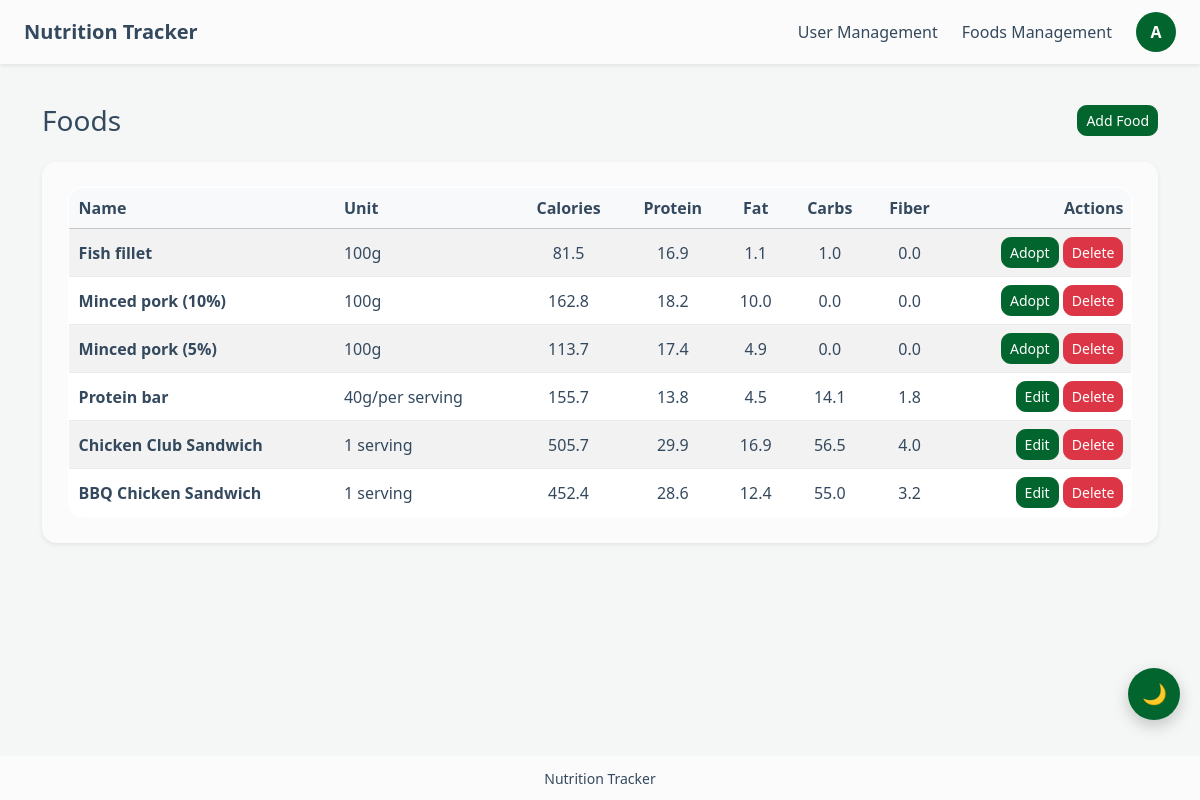
Before: /foods/ (signed in) with the older database file.
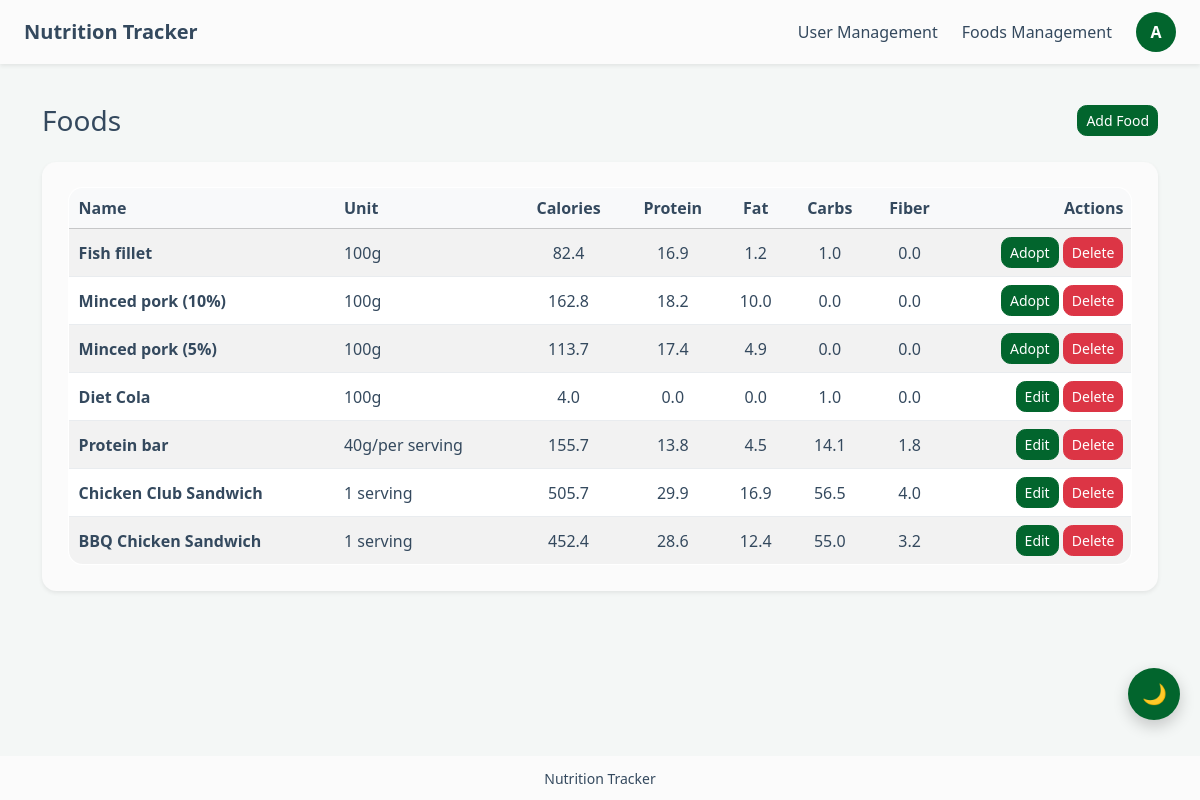
After: the same page with the newer database file.
### tracker/models.py (models this page shows, shortened)
class Food(models.Model):
    user = models.ForeignKey(settings.AUTH_USER_MODEL, on_delete=models.CASCADE, related_name='foods')
    name = models.CharField(max_length=120)
    unit = models.CharField(max_length=30, default='100g', help_text='e.g. 100g, serving, piece')
    calories = models.FloatField()
    protein = models.FloatField(default=0)
    fat = models.FloatField(default=0)
    carbohydrates = models.FloatField(default=0)
    fiber = models.FloatField(default=0)
    created_at = models.DateTimeField(auto_now_add=True)
    class Meta:
        ordering = ['name']
        unique_together = ('user', 'name')

### tracker/views.py (the view)
# urls.py: path('foods/', views.food_list, name='food_list'),
@login_required
def food_list(request):
    foods = Food.objects.filter(user=request.user)
    admin_user = User.objects.filter(is_superuser=True).first()
    if(admin_user):
        foods = Food.objects.filter(
            Q(user=request.user) | Q(user=admin_user)
        ).annotate(
            sort_priority=Case(
                When(user=request.user, then=Value(0)),
                When(user=admin_user, then=Value(1)),
                default=Value(2),
                output_field=IntegerField(),
            )
        ).order_by('sort_priority', '-id')
    return render(request, 'tracker/food_list.html', {'foods': foods})

### tracker/templates/tracker/food_list.html (shortened to what this page needs)
{% extends 'tracker/base.html' %}
{% block content %}
<div class="d-flex flex-column gap-4">
    <section class="d-flex flex-column flex-md-row justify-content-between align-items-md-center gap-3">
        <h1 class="h3 mb-0">Foods</h1>
        <button class="btn btn-primary btn-sm" type="button" onclick="openModal('{% url 'food_create' %}')">Add Food</button>
    </section>
    <div class="card shadow-sm border-0">
        <div class="card-body">
            {% if foods %}
            <div class="table-responsive">
                <table class="table table-striped table-hover align-middle mb-0">
                    <thead class="table-light">
                        <tr>
                            <th>Name</th>
                            <th>Unit</th>
                            <th class="text-center">Calories</th>
                            <th class="text-center">Protein</th>
                            <th class="text-center">Fat</th>
                            <th class="text-center">Carbs</th>
                            <th class="text-center">Fiber</th>
                            <th class="text-end">Actions</th>
                        </tr>
                    </thead>
                    <tbody>
                        {% for food in foods %}
                        <tr>
                            <td class="fw-semibold">{{ food.name }}</td>
                            <td>{{ food.unit }}</td>
                            <td class="text-center">{{ food.calories }}</td>
                            <td class="text-center">{{ food.protein }}</td>
                            <td class="text-center">{{ food.fat }}</td>
                            <td class="text-center">{{ food.carbohydrates }}</td>
                            <td class="text-center">{{ food.fiber }}</td>
                            <td class="text-end">
                                {% if request.user.is_staff %}
                                    {% if food.user.is_superuser %}
                                        <button class="btn btn-primary btn-sm" type="button"
                                            onclick="openModal('{% url 'food_edit_admin' food.pk %}')">Edit</button>
                                        <button class="btn btn-danger btn-sm" type="button"
                                            onclick="openModal('{% url 'food_delete_admin' food.pk %}')">Delete</button>
                                    {% else %}
                                        <button class="btn btn-primary btn-sm" type="button"
                                            onclick="openModal('{% url 'food_adopt' food.pk %}')">Adopt</button>
                                        <button class="btn btn-danger btn-sm" type="button"
                                            onclick="openModal('{% url 'food_delete_admin' food.pk %}')">Delete</button>
                                    {% endif %}
                                {% endif %}
                            </td>
                        </tr>
                        {% endfor %}
                    </tbody>
                </table>
            </div>
            {% else %}
            <p class="text-muted mb-0">No foods added yet.</p>
            {% endif %}
        </div>
    </div>
</div>
{% endblock %}

### tracker/templates/tracker/base.html (shortened to what this page needs)
{% load static %}
<!DOCTYPE html>
<html lang="zh-CN">
<head>
    <link rel="stylesheet" href="{% static 'tracker/css/bootstrap-custom.min.css' %}">
    <link rel="stylesheet" href="{% static 'tracker/css/common.css' %}">
</head>
<body>
<header class="site-header fixed-top">
    <nav class="navbar navbar-expand-lg shadow-sm site-navbar">
        <div class="container-fluid px-3 px-lg-4">
            <a class="navbar-brand fw-bold" href="{% url 'home' %}">
                Nutrition Tracker
            </a>
            {% if user.is_authenticated %}
                <div class="collapse navbar-collapse" id="mainNavbar">
                    <div class="navbar-nav ms-auto align-items-lg-center gap-lg-2">
                        {% if request.user.is_staff %}
                            <a class="nav-link" href="{% url 'admin_user_list' %}">User Management</a>
                            <a class="nav-link" href="{% url 'food_list_admin' %}">Foods Management</a>
                        {% else %}
                            <a class="nav-link" href="{% url 'dashboard' %}">Dashboard</a>
                            <a class="nav-link" href="{% url 'food_list' %}">Foods</a>
                            <a class="nav-link" href="{% url 'record_list' %}">Records</a>
                        {% endif %}
                        <form action="{% url 'account' %}" method="post" class="ms-lg-2 mb-0">
                            <button class="btn p-0 border-0 bg-transparent" type="submit" title="User info" aria-label="User info">
                                <span class="avatar-circle">
                                    {{ request.user.username|default:'U'|first|upper }}
                                </span>
                            </button>
                        </form>
                    </div>
                </div>
            {% endif %}
        </div>
    </nav>
</header>
<main class="page-content">
    <div class="{% block main_container_class %}container py-4{% endblock %}">
        {% block content %}{% endblock %}
    </div>
</main>
<footer class="site-footer fixed-bottom">
    <div class="container text-center small py-2">
        Nutrition Tracker
    </div>
</footer>
<button id="themeToggle" class="theme-toggle" title="Toggle theme">
    🌙
</button>
</body>
</html>

### tracker/static/tracker/css/common.css (style rules this page uses)
:root { --header-height: 64px; --footer-height: 44px; --primary-color: #02652d; --primary-hover: #5da67d; --bg-color: #f4f7f6; --card-bg: #fbfbfb; --text-main: #34495e; --text-muted: #5f6f7d; --border-color: #e9ecef; --table-bg: #ffffff; --table-head: #f8f9fa; }
body { background: var(--bg-color); color: var(--text-main); }
body, .card, .navbar, .site-footer { transition: background 0.25s ease, color 0.25s ease; }
.navbar-brand { color: var(--text-main) !important; }
.nav-link { color: var(--text-main) !important; }
.page-content { min-height: calc(100vh - var(--header-height) - var(--footer-height)); padding-top: calc(var(--header-height) + 1rem); padding-bottom: calc(var(--footer-height) + 1rem); }
.site-header .navbar { min-height: var(--header-height); background: var(--card-bg); }
.site-footer { height: var(--footer-height); display: flex; align-items: center; background: var(--card-bg); }
.card { border-radius: 0.9rem; border: none; background: var(--card-bg); color: var(--text-main) !important; box-shadow: 0 0.35rem 0.8rem rgba(0,0,0,0.05); }
.card .card-body { padding: 1.6rem; }
.table { --bs-table-bg: var(--table-bg); --bs-table-border-color: var(--border-color); --bs-table-hover-bg: rgba(0,0,0,0.04); border: 1px solid var(--border-color); background: var(--table-bg); color: var(--text-main); }
.table thead th { background: var(--table-head); color: var(--text-main); font-weight: 600; }
.table th, .table td { color: var(--text-main) !important; padding-left: 10px; }
.table, .list-group { border-radius: 0.9rem; overflow: hidden; }
.btn { border-radius: 0.6rem; }
.btn-primary { background: var(--primary-color); border-color: var(--primary-color); }
.avatar-circle { width: 40px; height: 40px; border-radius: 50%; background: var(--primary-color); color: white; display: flex; align-items: center; justify-content: center; font-weight: 700; transition: transform 0.12s ease, box-shadow 0.12s ease; }
.theme-toggle { position: fixed; right: 20px; bottom: 80px; width: 52px; height: 52px; border-radius: 50%; border: none; background: var(--primary-color); color: white; font-size: 20px; cursor: pointer; display: flex; align-items: center; justify-content: center; box-shadow: 0 6px 16px rgba(0,0,0,0.2); z-index: 1000; transition: transform 0.15s ease, box-shadow 0.15s ease, background 0.2s; }

Changed rows visible on the page:
changed Food "Fish fillet": calories "81.5" → "82.4"; fat "1.1" → "1.2"
added Food: name "Diet Cola", unit "100g", calories "4.0", protein "0.0", fat "0.0", carbohydrates "1.0", fiber "0.0", shows "Edit"
